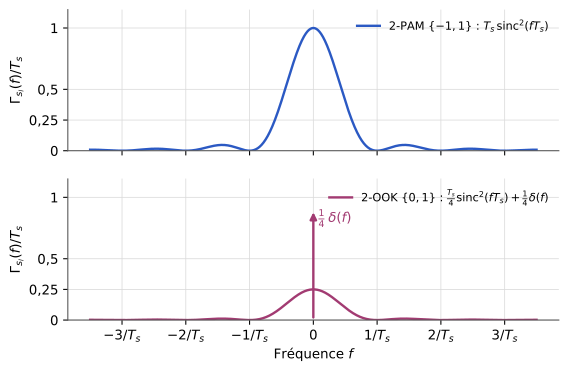

Generate this figure with Python:
"""Figure — DSP d'une 2-PAM et d'une 2-OOK avec une porte de durée Ts (TS227, chapitre 3).
TD [td, p. 2, ex. 2, q. 10-11]. 2-PAM d'après la correction [td-correction, p. 9], redessinée ;
2-OOK reconstruite (complément) : Γ = (Ts/4) sinc²(f Ts) + (1/4) δ(f). Axes normalisés : f·Ts et Γ/Ts.
La flèche de la raie n'est pas à l'échelle (poids 1/4)."""
import matplotlib
matplotlib.use("svg")
import matplotlib.pyplot as plt
import matplotlib.ticker as mticker
import numpy as np
from pathlib import Path

# --- Style commun des figures Bristol (recopié dans chaque script) ---
plt.rcParams.update({
    "font.family": "DejaVu Sans", "mathtext.fontset": "dejavusans", "font.size": 10,
    "axes.grid": True, "grid.color": "#DADADA", "grid.linewidth": 0.6,
    "axes.edgecolor": "#555555", "axes.linewidth": 0.8,
    "axes.spines.top": False, "axes.spines.right": False,
    "lines.linewidth": 1.8, "legend.frameon": False,
    "svg.hashsalt": "bristol",  # rendu SVG reproductible
})
BLEU, VERT, MAGENTA, ORANGE = "#2B59C3", "#1B9E77", "#A23B72", "#E08A1E"
GRIS = "#7E889B"   # éléments ajoutés par rapport à la source (conventions.md § 9)
ENCRE = "#222222"

def virgule(ax, axes="xy"):
    """Virgule décimale et vrai signe moins sur les graduations."""
    f = mticker.FuncFormatter(lambda x, _: f"{x:g}".replace(".", ",").replace("-", "−"))
    if "x" in axes: ax.xaxis.set_major_formatter(f)
    if "y" in axes: ax.yaxis.set_major_formatter(f)

def sauver(fig):
    fig.savefig(Path(__file__).with_suffix(".svg"), bbox_inches="tight", metadata={"Date": None})
# --- Fin du style commun ---
x = np.linspace(-3.5, 3.5, 3001)
fig, axes = plt.subplots(2, 1, figsize=(6.6, 4.2), sharex=True)
axes[0].plot(x, np.sinc(x) ** 2, color=BLEU, label=r"2-PAM $\{-1, 1\}$ : $T_s\,\mathrm{sinc}^2(fT_s)$")
axes[1].plot(x, np.sinc(x) ** 2 / 4, color=MAGENTA, label=r"2-OOK $\{0, 1\}$ : $\frac{T_s}{4}\mathrm{sinc}^2(fT_s) + \frac{1}{4}\delta(f)$")
axes[1].annotate("", xy=(0, 0.9), xytext=(0, 0), arrowprops=dict(arrowstyle="-|>", color=MAGENTA, lw=1.8))
axes[1].text(0.08, 0.8, r"$\frac{1}{4}\,\delta(f)$", color=MAGENTA)
for ax in axes:
    ax.set_ylim(0, 1.15); ax.set_yticks([0, 0.25, 0.5, 1]); virgule(ax, "y")
    ax.set_ylabel(r"$\Gamma_{s_l}(f)/T_s$"); ax.legend(loc="upper right", fontsize=8.5)
axes[1].set_xticks([-3, -2, -1, 0, 1, 2, 3])
axes[1].set_xticklabels(["$-3/T_s$", "$-2/T_s$", "$-1/T_s$", "$0$", "$1/T_s$", "$2/T_s$", "$3/T_s$"])
axes[1].set_xlabel("Fréquence $f$")
sauver(fig)
